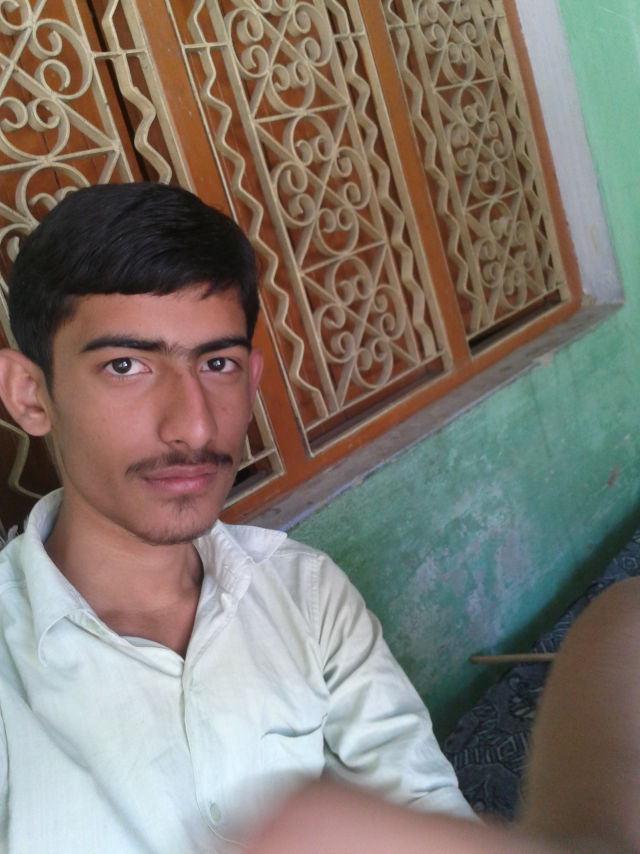
#> input picture opencv/face_recogination/dataset/nakul/2016-04-24 11.56.23.jpg, 1920 x 2560 px (shown at 1/3 size); its folder holds only this picture in this run
$ jupyter execute --allow-errors face_recognition.ipynb
#> lines starting #> are read from the running program, lines starting #| are printed output that depends on the picture
# Face Recognition

[cell 1]
# step1 : Extract embedding from our dataset

# import required packages

import numpy as np
import imutils
import cv2 as cv
import os
from sklearn.preprocessing import LabelEncoder
from sklearn.svm import SVC

[cell 2]
# laod our face detector from disk

print('[INFO] loading face detector....')

#> (the rest of this cell did not finish here and is left out)

[cell 3]
print('[INFO] quantifying faces...')

# initialize our lists of facial embeddings and
# correspondding peoples names

knownEmd = []
knownNames = []

# initialize the total number of faces processed
total = 0

[cell 4]
# creating list of paths of training images

imagepath=[]
imagePaths= list(os.listdir("dataset/nakul"))

for i in imagePaths:
    image= 'dataset/nakul/'+i
    imagepath.append(image)
#> further down, image is the input picture: shape (2560, 1920, 3); mean B, G, R 111.1, 120.1, 128
#> `image= imutils.resize(image, width=600)`:
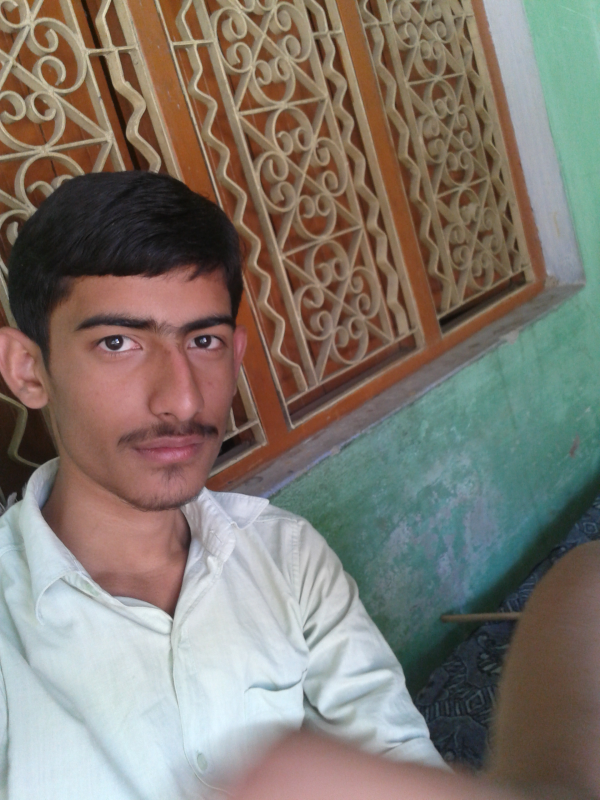
#> image: shape (800, 600, 3); mean B, G, R 111.1, 120.1, 128
#> (the rest of this cell did not finish here and is left out)

#> (a cell that did not finish here is left out)

[cell 6]
# STEP 2: TRAIN OUR MODEL

# loads the face embedding

print('[INFO] loading face embedding....')
data= { 'embeddings':knownEmd, 'names':knownNames}
# encodes the labels

print('{INFO] encoding labels...')
le= LabelEncoder()
labels= le.fit_transform(data['names'])
#print(labels)

# train the model used to accept the 120-d emmbedding of the face and
# then produce the actual face recognition

print('[INFO] training model....')
recognizer = SVC(C=1.0, kernel= "linear", probability= True)
#> (the rest of this cell did not finish here and is left out)

[cell 7]
# step 3: recognize faces with openCV
# load image to be recognized
image = input("Enter name or path of image to be recognised: ")
#> the answer given: dataset/nakul/2016-04-24 11.56.23.jpg

$ run again, on opencv/face_recogination/dataset/nakul/IMG_20161101_140035 1.jpg
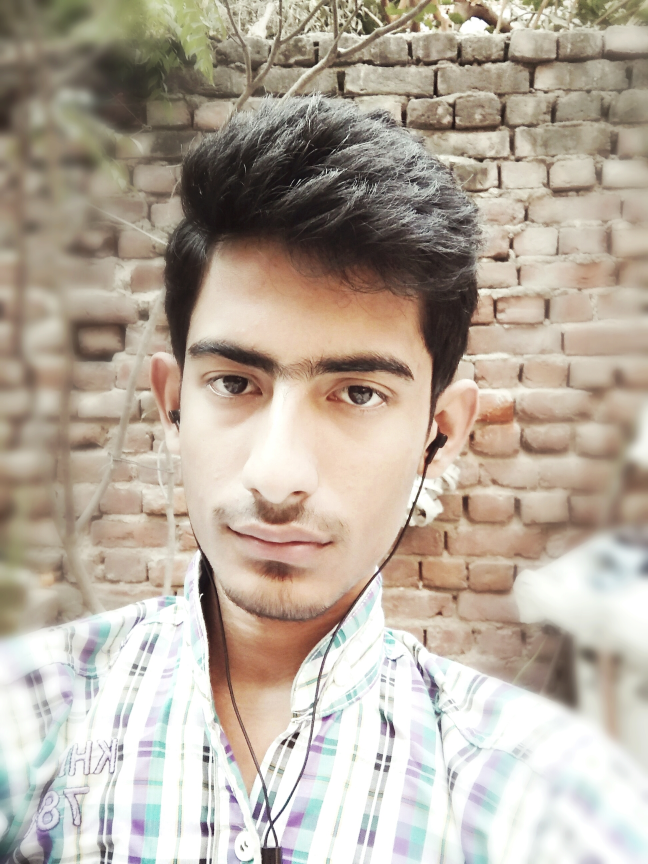
#> input picture opencv/face_recogination/dataset/nakul/IMG_20161101_140035 1.jpg, 1944 x 2592 px (shown at 1/3 size)
#> image is the input picture: shape (2592, 1944, 3); mean B, G, R 158, 171.4, 182.6
#> `image= imutils.resize(image, width=600)`:
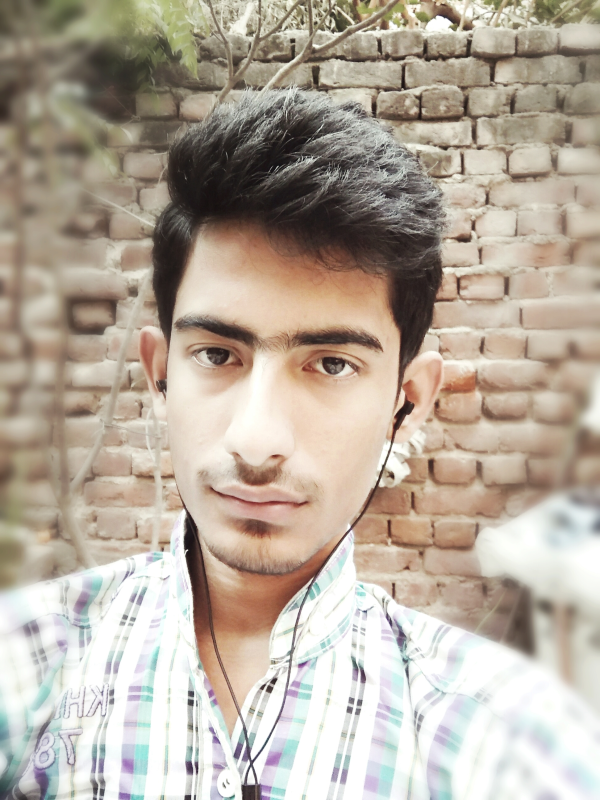
#> image: shape (800, 600, 3); mean B, G, R 158, 171.4, 182.6

$ run again, on opencv/face_recogination/dataset/nakul/IMG_20161105_142147 1.jpg
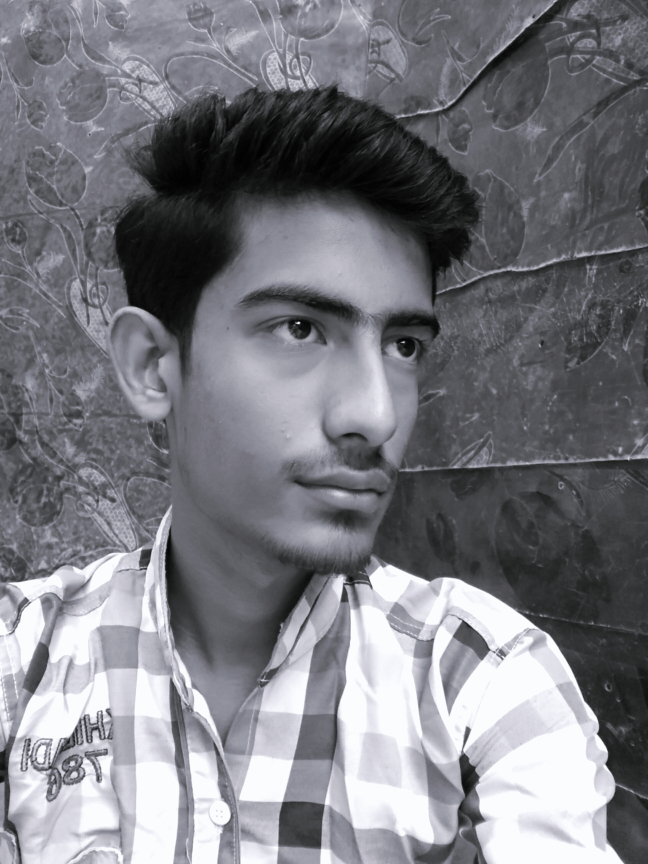
#> input picture opencv/face_recogination/dataset/nakul/IMG_20161105_142147 1.jpg, 1944 x 2592 px (shown at 1/3 size)
#> image is the input picture: shape (2592, 1944, 3); mean B, G, R 128.5, 122.2, 121.8
#> `image= imutils.resize(image, width=600)`:
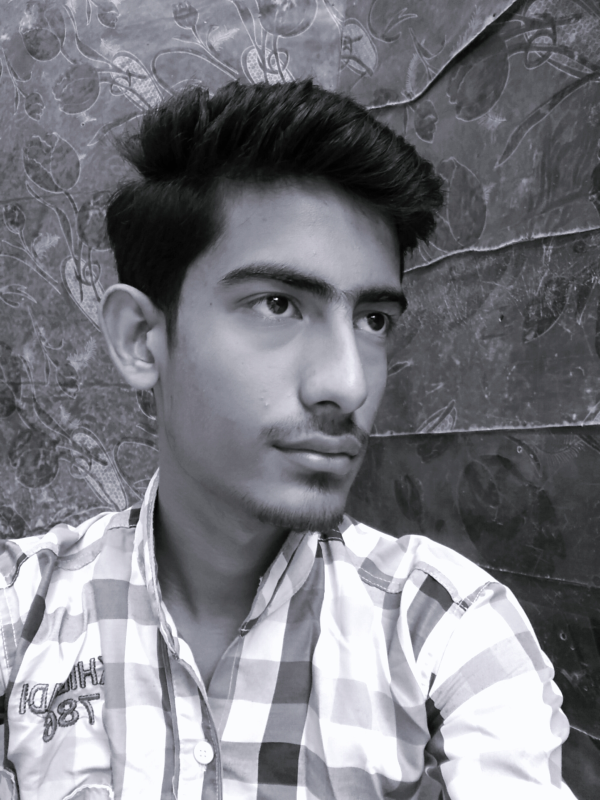
#> image: shape (800, 600, 3); mean B, G, R 128.5, 122.2, 121.8

$ run again, on opencv/face_recogination/dataset/nakul/IMG_20161105_172421.jpg
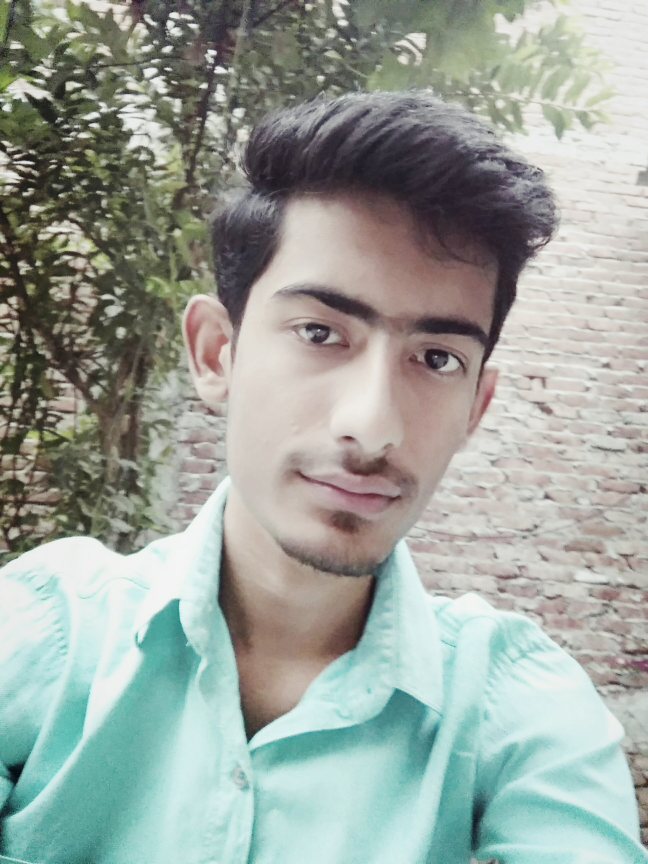
#> input picture opencv/face_recogination/dataset/nakul/IMG_20161105_172421.jpg, 1944 x 2592 px (shown at 1/3 size)
#> image is the input picture: shape (2592, 1944, 3); mean B, G, R 157, 164, 155.7
#> `image= imutils.resize(image, width=600)`:
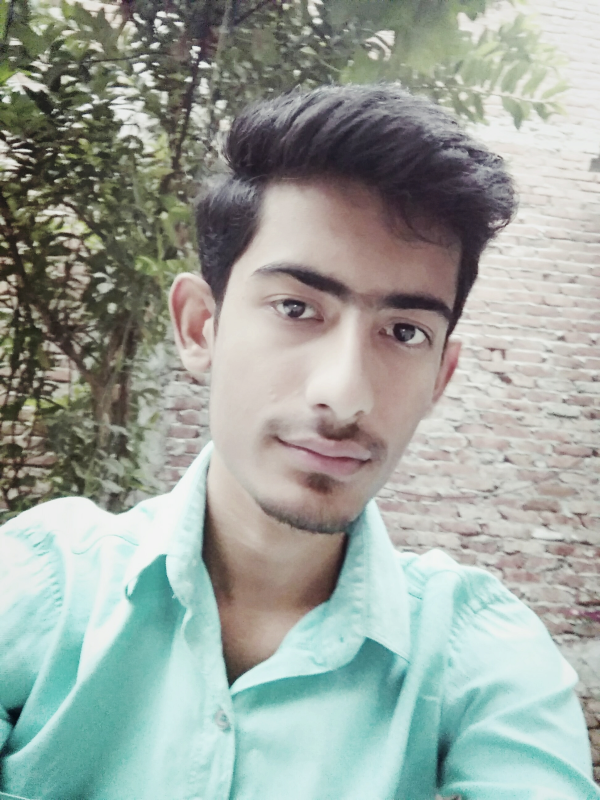
#> image: shape (800, 600, 3); mean B, G, R 157, 164, 155.7

$ run again, on opencv/face_recogination/dataset/nakul/IMG_20160731_183443.jpg
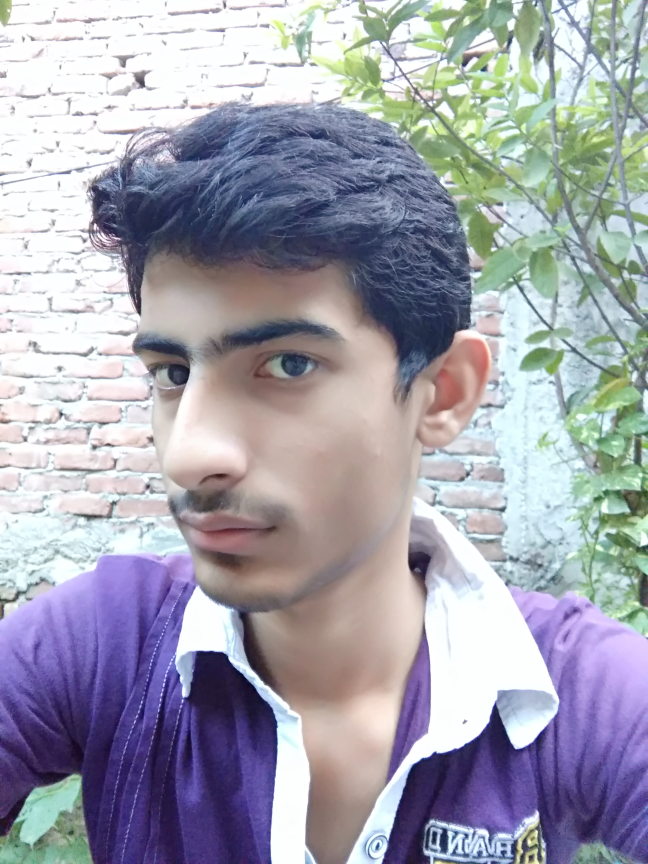
#> input picture opencv/face_recogination/dataset/nakul/IMG_20160731_183443.jpg, 1944 x 2592 px (shown at 1/3 size)
#> image is the input picture: shape (2592, 1944, 3); mean B, G, R 174.6, 162.8, 162.7
#> `image= imutils.resize(image, width=600)`:
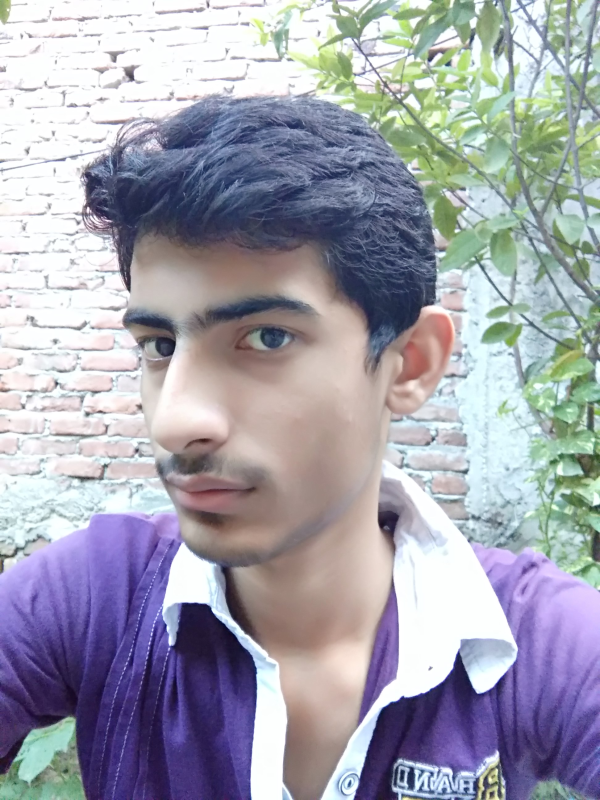
#> image: shape (800, 600, 3); mean B, G, R 174.6, 162.8, 162.7
